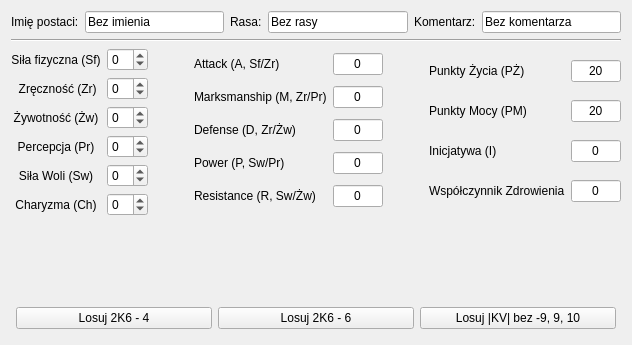
        <widget class="QWidget" name="tab" >
         <attribute name="title" >
          <string>Współczynniki</string>
         </attribute>
         <layout class="QGridLayout" >
          <item row="3" column="0" >
           <layout class="QHBoxLayout" >
            <item>
             <layout class="QGridLayout" >
              <item row="0" column="1" >
               <widget class="QSpinBox" name="Str" >
                <property name="maximumSize" >
                 <size>
                  <width>60</width>
                  <height>60</height>
                 </size>
                </property>
                <property name="minimum" >
                 <number>-9</number>
                </property>
                <property name="maximum" >
                 <number>10</number>
                </property>
                <property name="value" >
                 <number>0</number>
                </property>
               </widget>
              </item>
              <item row="5" column="1" >
               <widget class="QSpinBox" name="Cha" >
                <property name="maximumSize" >
                 <size>
                  <width>60</width>
                  <height>60</height>
                 </size>
                </property>
                <property name="minimum" >
                 <number>-9</number>
                </property>
                <property name="maximum" >
                 <number>10</number>
                </property>
                <property name="value" >
                 <number>0</number>
                </property>
               </widget>
              </item>
              <item row="1" column="1" >
               <widget class="QSpinBox" name="Dex" >
                <property name="maximumSize" >
                 <size>
                  <width>60</width>
                  <height>60</height>
                 </size>
                </property>
                <property name="minimum" >
                 <number>-9</number>
                </property>
                <property name="maximum" >
                 <number>10</number>
                </property>
                <property name="value" >
                 <number>0</number>
                </property>
               </widget>
              </item>
              <item row="4" column="1" >
               <widget class="QSpinBox" name="Wil" >
                <property name="maximumSize" >
                 <size>
                  <width>60</width>
                  <height>60</height>
                 </size>
                </property>
                <property name="minimum" >
                 <number>-9</number>
                </property>
                <property name="maximum" >
                 <number>10</number>
                </property>
                <property name="value" >
                 <number>0</number>
                </property>
               </widget>
              </item>
              <item row="3" column="1" >
               <widget class="QSpinBox" name="Int" >
                <property name="maximumSize" >
                 <size>
                  <width>60</width>
                  <height>60</height>
                 </size>
                </property>
                <property name="minimum" >
                 <number>-9</number>
                </property>
                <property name="maximum" >
                 <number>10</number>
                </property>
                <property name="value" >
                 <number>0</number>
                </property>
               </widget>
              </item>
              <item row="0" column="0" >
               <widget class="QLabel" name="label_7" >
                <property name="text" >
                 <string>Siła fizyczna (Sf)</string>
                </property>
                <property name="alignment" >
                 <set>Qt::AlignCenter</set>
                </property>
               </widget>
              </item>
              <item row="1" column="0" >
               <widget class="QLabel" name="label_8" >
                <property name="text" >
                 <string> Zręczność (Zr)</string>
                </property>
                <property name="alignment" >
                 <set>Qt::AlignCenter</set>
                </property>
               </widget>
              </item>
              <item row="2" column="0" >
               <widget class="QLabel" name="label_9" >
                <property name="text" >
                 <string>Żywotność (Żw)</string>
                </property>
                <property name="alignment" >
                 <set>Qt::AlignCenter</set>
                </property>
               </widget>
              </item>
              <item row="3" column="0" >
               <widget class="QLabel" name="label_10" >
                <property name="text" >
                 <string>Percepcja (Pr)</string>
                </property>
                <property name="alignment" >
                 <set>Qt::AlignCenter</set>
                </property>
               </widget>
              </item>
              <item row="4" column="0" >
               <widget class="QLabel" name="label_11" >
                <property name="text" >
                 <string>Siła Woli (Sw)</string>
                </property>
                <property name="alignment" >
                 <set>Qt::AlignCenter</set>
                </property>
               </widget>
              </item>
              <item row="5" column="0" >
               <widget class="QLabel" name="label_12" >
                <property name="text" >
                 <string>Charyzma (Ch)</string>
                </property>
                <property name="alignment" >
                 <set>Qt::AlignCenter</set>
                </property>
               </widget>
              </item>
              <item row="2" column="1" >
               <widget class="QSpinBox" name="Con" >
                <property name="maximumSize" >
                 <size>
                  <width>60</width>
                  <height>60</height>
                 </size>
                </property>
                <property name="minimum" >
                 <number>-9</number>
                </property>
                <property name="maximum" >
                 <number>10</number>
                </property>
                <property name="value" >
                 <number>0</number>
                </property>
               </widget>
              </item>
             </layout>
            </item>
            <item>
             <spacer>
              <property name="orientation" >
               <enum>Qt::Horizontal</enum>
              </property>
              <property name="sizeHint" >
               <size>
                <width>40</width>
                <height>20</height>
               </size>
              </property>
             </spacer>
            </item>
            <item>
             <layout class="QGridLayout" >
              <item row="0" column="0" >
               <widget class="QLabel" name="label_13" >
                <property name="text" >
                 <string>Attack (A, Sf/Zr)</string>
                </property>
               </widget>
              </item>
              <item row="1" column="0" >
               <widget class="QLabel" name="label_14" >
                <property name="text" >
                 <string>Marksmanship (M, Zr/Pr)</string>
                </property>
               </widget>
              </item>
              <item row="2" column="0" >
               <widget class="QLabel" name="label_15" >
                <property name="text" >
                 <string>Defense (D, Zr/Żw)</string>
                </property>
               </widget>
              </item>
              <item row="3" column="0" >
               <widget class="QLabel" name="label_16" >
                <property name="text" >
                 <string>Power (P, Sw/Pr)</string>
                </property>
               </widget>
              </item>
              <item row="4" column="0" >
               <widget class="QLabel" name="label_17" >
                <property name="text" >
                 <string>Resistance (R, Sw/Żw)</string>
                </property>
               </widget>
              </item>
              <item row="2" column="1" >
               <widget class="QLineEdit" name="D" >
                <property name="enabled" >
                 <bool>true</bool>
                </property>
                <property name="sizePolicy" >
                 <sizepolicy vsizetype="Fixed" hsizetype="Fixed" >
                  <horstretch>0</horstretch>
                  <verstretch>0</verstretch>
                 </sizepolicy>
                </property>
                <property name="maximumSize" >
                 <size>
                  <width>50</width>
                  <height>16777215</height>
                 </size>
                </property>
                <property name="text" >
                 <string>0</string>
                </property>
                <property name="alignment" >
                 <set>Qt::AlignCenter</set>
                </property>
                <property name="readOnly" >
                 <bool>true</bool>
                </property>
               </widget>
              </item>
              <item row="0" column="1" >
               <widget class="QLineEdit" name="A" >
                <property name="enabled" >
                 <bool>true</bool>
                </property>
                <property name="sizePolicy" >
                 <sizepolicy vsizetype="Fixed" hsizetype="Fixed" >
                  <horstretch>0</horstretch>
                  <verstretch>0</verstretch>
                 </sizepolicy>
                </property>
                <property name="maximumSize" >
                 <size>
                  <width>50</width>
                  <height>16777215</height>
                 </size>
                </property>
                <property name="text" >
                 <string>0</string>
                </property>
                <property name="alignment" >
                 <set>Qt::AlignCenter</set>
                </property>
                <property name="readOnly" >
                 <bool>true</bool>
                </property>
               </widget>
              </item>
              <item row="1" column="1" >
               <widget class="QLineEdit" name="M" >
                <property name="enabled" >
                 <bool>true</bool>
                </property>
                <property name="sizePolicy" >
                 <sizepolicy vsizetype="Fixed" hsizetype="Fixed" >
                  <horstretch>0</horstretch>
                  <verstretch>0</verstretch>
                 </sizepolicy>
                </property>
                <property name="maximumSize" >
                 <size>
                  <width>50</width>
                  <height>16777215</height>
                 </size>
                </property>
                <property name="text" >
                 <string>0</string>
                </property>
                <property name="alignment" >
                 <set>Qt::AlignCenter</set>
                </property>
                <property name="readOnly" >
                 <bool>true</bool>
                </property>
               </widget>
              </item>
              <item row="3" column="1" >
               <widget class="QLineEdit" name="P" >
                <property name="enabled" >
                 <bool>true</bool>
                </property>
                <property name="sizePolicy" >
                 <sizepolicy vsizetype="Fixed" hsizetype="Fixed" >
                  <horstretch>0</horstretch>
                  <verstretch>0</verstretch>
                 </sizepolicy>
                </property>
                <property name="maximumSize" >
                 <size>
                  <width>50</width>
                  <height>16777215</height>
                 </size>
                </property>
                <property name="text" >
                 <string>0</string>
                </property>
                <property name="alignment" >
                 <set>Qt::AlignCenter</set>
                </property>
                <property name="readOnly" >
                 <bool>true</bool>
                </property>
               </widget>
              </item>
              <item row="4" column="1" >
               <widget class="QLineEdit" name="R" >
                <property name="enabled" >
                 <bool>true</bool>
                </property>
                <property name="sizePolicy" >
                 <sizepolicy vsizetype="Fixed" hsizetype="Fixed" >
                  <horstretch>0</horstretch>
                  <verstretch>0</verstretch>
                 </sizepolicy>
                </property>
                <property name="maximumSize" >
                 <size>
                  <width>50</width>
                  <height>16777215</height>
                 </size>
                </property>
                <property name="text" >
                 <string>0</string>
                </property>
                <property name="alignment" >
                 <set>Qt::AlignCenter</set>
                </property>
                <property name="readOnly" >
                 <bool>true</bool>
                </property>
               </widget>
              </item>
             </layout>
            </item>
            <item>
             <spacer>
              <property name="orientation" >
               <enum>Qt::Horizontal</enum>
              </property>
              <property name="sizeHint" >
               <size>
                <width>40</width>
                <height>20</height>
               </size>
              </property>
             </spacer>
            </item>
            <item>
             <layout class="QGridLayout" >
              <item row="0" column="0" >
               <widget class="QLabel" name="label_18" >
                <property name="text" >
                 <string>Punkty Życia (PŻ)</string>
                </property>
               </widget>
              </item>
              <item row="1" column="0" >
               <widget class="QLabel" name="label_19" >
                <property name="text" >
                 <string>Punkty Mocy (PM)</string>
                </property>
               </widget>
              </item>
              <item row="2" column="0" >
               <widget class="QLabel" name="label_20" >
                <property name="text" >
                 <string>Inicjatywa (I)</string>
                </property>
               </widget>
              </item>
              <item row="3" column="0" >
               <widget class="QLabel" name="label_21" >
                <property name="text" >
                 <string>Współczynnik Zdrowienia</string>
                </property>
               </widget>
              </item>
              <item row="2" column="1" >
               <widget class="QLineEdit" name="I" >
                <property name="enabled" >
                 <bool>true</bool>
                </property>
                <property name="sizePolicy" >
                 <sizepolicy vsizetype="Fixed" hsizetype="Fixed" >
                  <horstretch>0</horstretch>
                  <verstretch>0</verstretch>
                 </sizepolicy>
                </property>
                <property name="maximumSize" >
                 <size>
                  <width>50</width>
                  <height>16777215</height>
                 </size>
                </property>
                <property name="text" >
                 <string>0</string>
                </property>
                <property name="alignment" >
                 <set>Qt::AlignCenter</set>
                </property>
                <property name="readOnly" >
                 <bool>true</bool>
                </property>
               </widget>
              </item>
              <item row="0" column="1" >
               <widget class="QLineEdit" name="HP" >
                <property name="enabled" >
                 <bool>true</bool>
                </property>
                <property name="sizePolicy" >
                 <sizepolicy vsizetype="Fixed" hsizetype="Fixed" >
                  <horstretch>0</horstretch>
                  <verstretch>0</verstretch>
                 </sizepolicy>
                </property>
                <property name="maximumSize" >
                 <size>
                  <width>50</width>
                  <height>16777215</height>
                 </size>
                </property>
                <property name="text" >
                 <string>20</string>
                </property>
                <property name="alignment" >
                 <set>Qt::AlignCenter</set>
                </property>
               </widget>
              </item>
              <item row="1" column="1" >
               <widget class="QLineEdit" name="MP" >
                <property name="enabled" >
                 <bool>true</bool>
                </property>
                <property name="sizePolicy" >
                 <sizepolicy vsizetype="Fixed" hsizetype="Fixed" >
                  <horstretch>0</horstretch>
                  <verstretch>0</verstretch>
                 </sizepolicy>
                </property>
                <property name="maximumSize" >
                 <size>
                  <width>50</width>
                  <height>16777215</height>
                 </size>
                </property>
                <property name="text" >
                 <string>20</string>
                </property>
                <property name="alignment" >
                 <set>Qt::AlignCenter</set>
                </property>
                <property name="readOnly" >
                 <bool>true</bool>
                </property>
               </widget>
              </item>
              <item row="3" column="1" >
               <widget class="QLineEdit" name="HC" >
                <property name="enabled" >
                 <bool>true</bool>
                </property>
                <property name="sizePolicy" >
                 <sizepolicy vsizetype="Fixed" hsizetype="Fixed" >
                  <horstretch>0</horstretch>
                  <verstretch>0</verstretch>
                 </sizepolicy>
                </property>
                <property name="maximumSize" >
                 <size>
                  <width>50</width>
                  <height>16777215</height>
                 </size>
                </property>
                <property name="text" >
                 <string>0</string>
                </property>
                <property name="alignment" >
                 <set>Qt::AlignCenter</set>
                </property>
                <property name="readOnly" >
                 <bool>true</bool>
                </property>
               </widget>
              </item>
             </layout>
            </item>
           </layout>
          </item>
          <item row="6" column="0" >
           <layout class="QHBoxLayout" >
            <property name="leftMargin" >
             <number>5</number>
            </property>
            <property name="topMargin" >
             <number>5</number>
            </property>
            <property name="rightMargin" >
             <number>5</number>
            </property>
            <property name="bottomMargin" >
             <number>5</number>
            </property>
            <item>
             <widget class="QPushButton" name="rand_2K6_4" >
              <property name="text" >
               <string>Losuj 2K6 - 4</string>
              </property>
              <property name="shortcut" >
               <string>Ctrl+1</string>
              </property>
             </widget>
            </item>
            <item>
             <widget class="QPushButton" name="rand_2K6_6" >
              <property name="text" >
               <string>Losuj 2K6 - 6</string>
              </property>
              <property name="shortcut" >
               <string>Ctrl+2</string>
              </property>
             </widget>
            </item>
            <item>
             <widget class="QPushButton" name="rand_KV" >
              <property name="text" >
               <string>Losuj |KV| bez -9, 9, 10</string>
              </property>
              <property name="shortcut" >
               <string>Ctrl+3</string>
              </property>
             </widget>
            </item>
           </layout>
          </item>
          <item row="5" column="0" >
           <spacer>
            <property name="orientation" >
             <enum>Qt::Vertical</enum>
            </property>
            <property name="sizeType" >
             <enum>QSizePolicy::Expanding</enum>
            </property>
            <property name="sizeHint" >
             <size>
              <width>20</width>
              <height>40</height>
             </size>
            </property>
           </spacer>
          </item>
          <item row="0" column="0" >
           <layout class="QHBoxLayout" >
            <item>
             <widget class="QLabel" name="label_22" >
              <property name="text" >
               <string>Imię postaci:</string>
              </property>
             </widget>
            </item>
            <item>
             <widget class="QLineEdit" name="Name" >
              <property name="text" >
               <string>Bez imienia</string>
              </property>
             </widget>
            </item>
            <item>
             <widget class="QLabel" name="label_23" >
              <property name="text" >
               <string>Rasa:</string>
              </property>
             </widget>
            </item>
            <item>
             <widget class="QLineEdit" name="Race" >
              <property name="text" >
               <string>Bez rasy</string>
              </property>
             </widget>
            </item>
            <item>
             <widget class="QLabel" name="label_24" >
              <property name="text" >
               <string>Komentarz:</string>
              </property>
             </widget>
            </item>
            <item>
             <widget class="QLineEdit" name="Comment" >
              <property name="text" >
               <string>Bez komentarza</string>
              </property>
             </widget>
            </item>
           </layout>
          </item>
          <item row="1" column="0" >
           <widget class="Line" name="line" >
            <property name="orientation" >
             <enum>Qt::Horizontal</enum>
            </property>
           </widget>
          </item>
          <item row="4" column="0" >
           <spacer>
            <property name="orientation" >
             <enum>Qt::Vertical</enum>
            </property>
            <property name="sizeHint" >
             <size>
              <width>20</width>
              <height>40</height>
             </size>
            </property>
           </spacer>
          </item>
         </layout>
        </widget>
